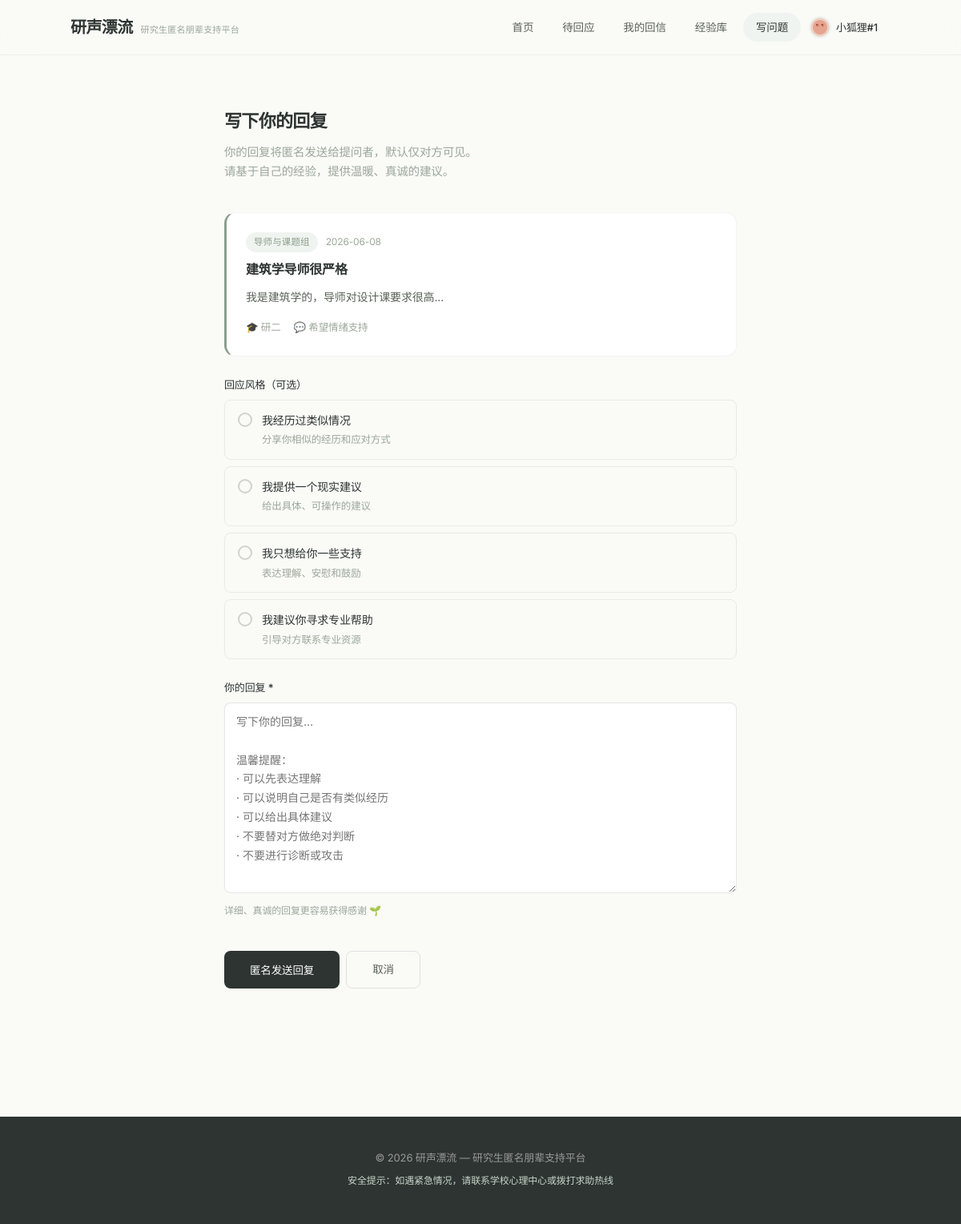
The app's page /question/2/reply (signed in) with its own data.
### app.py (models this page shows)
class User(db.Model):
    id = db.Column(db.Integer, primary_key=True)
    anonymous_id = db.Column(db.String(50), unique=True, nullable=False)
    avatar_animal = db.Column(db.String(50), default='fox')
    avatar_color = db.Column(db.String(20), default='#8B9E8B')
    grade = db.Column(db.String(20))
    major_category = db.Column(db.String(50))
    interests = db.Column(db.Text)
    persona_tags = db.Column(db.Text)
    bio = db.Column(db.Text)
    created_at = db.Column(db.DateTime, default=lambda: datetime.now(timezone.utc))
    last_active = db.Column(db.DateTime, default=lambda: datetime.now(timezone.utc))
    questions = db.relationship('Question', backref='user', lazy=True)
    replies = db.relationship('Reply', backref='user', lazy=True)

class Question(db.Model):
    id = db.Column(db.Integer, primary_key=True)
    user_id = db.Column(db.Integer, db.ForeignKey('user.id'), nullable=False)
    title = db.Column(db.String(200), nullable=False)
    content = db.Column(db.Text, nullable=False)
    category = db.Column(db.String(50), nullable=False)
    subcategory = db.Column(db.String(50))
    grade = db.Column(db.String(20))
    response_type = db.Column(db.String(50))
    allow_public = db.Column(db.Boolean, default=False)
    is_risk = db.Column(db.Boolean, default=False)
    is_public = db.Column(db.Boolean, default=False)
    status = db.Column(db.String(20), default='open')
    created_at = db.Column(db.DateTime, default=lambda: datetime.now(timezone.utc))
    replies = db.relationship('Reply', backref='question', lazy=True, cascade='all, delete-orphan')
    target_persona = db.Column(db.Text)

### app.py (the view, shortened to what this page needs)
@app.route('/question/<int:question_id>/reply', methods=['GET', 'POST'])
def reply_to_question(question_id):
    user = require_user()
    if not user:
        return redirect(url_for('register'))
    question = Question.query.get_or_404(question_id)
    return render_template('create_reply.html', question=question, user=user)

### app.py (called while the page is built)
def get_display_name(user):
    if not user:
        return '匿名用户'
    name_map = {a[0]: a[1] for a in ANIMAL_AVATARS}
    animal_name = name_map.get(user.avatar_animal, '匿名')
    return f'{animal_name}#{user.id}'

def get_current_user():
    if 'user_id' not in session:
        return None
    user = db.session.get(User, session['user_id'])
    if user:
        user.last_active = datetime.now(timezone.utc)
        db.session.commit()
    return user

def require_user():
    return get_current_user()

@app.context_processor
def inject_user():
    user = get_current_user()
    return dict(current_user=user, get_display_name=get_display_name,
                get_animal_svg=get_animal_svg, ANIMAL_AVATARS=ANIMAL_AVATARS, COLOR_MAP=COLOR_MAP)

### templates/create_reply.html (shortened to what this page needs)
{% extends "base.html" %}
{% block content %}
<section style="padding: var(--space-2xl) 0;">
    <div style="max-width:640px; margin:0 auto;">
        <div class="page-header">
            <div class="section-title">写下你的回复</div>
            <p class="section-desc">
                你的回复将匿名发送给提问者，默认仅对方可见。<br>
                请基于自己的经验，提供温暖、真诚的建议。
            </p>
        </div>
        <div class="card" style="margin-bottom:var(--space-lg); border-left:3px solid var(--sage);">
            <div style="display:flex; align-items:center; gap:10px; margin-bottom:var(--space-sm);">
                <span class="tag tag-sage">{{ question.category }}</span>
                <span style="font-size:12px; color:var(--ink-muted);">{{ question.created_at.strftime('%Y-%m-%d') }}</span>
            </div>
            <div style="font-size:16px; font-weight:600; margin-bottom:var(--space-sm); color:var(--ink);">{{ question.title }}</div>
            <div style="font-size:14px; color:var(--ink-light); line-height:1.7; white-space:pre-wrap;">{{ question.content }}</div>
            <div style="display:flex; gap:var(--space-md); margin-top:var(--space-md); font-size:12.5px; color:var(--ink-muted);">
                {% if question.grade %}<span>🎓 {{ question.grade }}</span>{% endif %}
                {% if question.response_type %}<span>💬 希望{{ question.response_type }}</span>{% endif %}
            </div>
        </div>
        <form method="POST" action="{{ url_for('reply_to_question', question_id=question.id) }}">
            <div class="form-group">
                <label class="form-label">回应风格（可选）</label>
                <div class="option-grid">
                    <label class="option-item" onclick="selectOption(this)">
                        <div class="option-dot"></div>
                        <div>
                            <div class="option-label">我经历过类似情况</div>
                            <div class="option-desc">分享你相似的经历和应对方式</div>
                        </div>
                    </label>
                    <label class="option-item" onclick="selectOption(this)">
                        <div class="option-dot"></div>
                        <div>
                            <div class="option-label">我提供一个现实建议</div>
                            <div class="option-desc">给出具体、可操作的建议</div>
                        </div>
                    </label>
                    <label class="option-item" onclick="selectOption(this)">
                        <div class="option-dot"></div>
                        <div>
                            <div class="option-label">我只想给你一些支持</div>
                            <div class="option-desc">表达理解、安慰和鼓励</div>
                        </div>
                    </label>
                    <label class="option-item" onclick="selectOption(this)">
                        <div class="option-dot"></div>
                        <div>
                            <div class="option-label">我建议你寻求专业帮助</div>
                            <div class="option-desc">引导对方联系专业资源</div>
                        </div>
                    </label>
                </div>
            </div>
            <div class="form-group">
                <label class="form-label" for="content">你的回复 *</label>
                <textarea class="form-textarea" id="content" name="content" rows="9" required
                          placeholder="写下你的回复…&#10;&#10;温馨提醒：&#10;· 可以先表达理解&#10;· 可以说明自己是否有类似经历&#10;· 可以给出具体建议&#10;· 不要替对方做绝对判断&#10;· 不要进行诊断或攻击"></textarea>
                <p class="form-hint">详细、真诚的回复更容易获得感谢 🌱</p>
            </div>
            <div style="display:flex; gap:var(--space-sm); margin-top:var(--space-xl); flex-wrap:wrap;">
                <button type="submit" class="btn-primary" style="padding:11px 32px;">匿名发送回复</button>
                <a href="{{ url_for('pending_questions') }}" class="btn-secondary" style="padding:11px 32px; text-decoration:none;">取消</a>
            </div>
        </form>
    </div>
</section>
{% endblock %}

### templates/base.html (shortened to what this page needs)
<!DOCTYPE html>
<html lang="zh-CN">
<head>
    <link rel="stylesheet" href="{{ url_for('static', filename='css/style.css') }}">
</head>
<body>
<header class="header" id="header">
    <div class="container">
        <a href="{{ url_for('index') }}" style="text-decoration:none;">
            <div class="logo">
                <h1>研声漂流</h1>
                <p class="subtitle">研究生匿名朋辈支持平台</p>
            </div>
        </a>
        <nav class="nav" id="main-nav">
            <a href="{{ url_for('index') }}" class="nav-link" data-path="/">首页</a>
            <a href="{{ url_for('pending_questions') }}" class="nav-link" data-path="/questions/pending">待回应</a>
            <a href="{{ url_for('my_messages') }}" class="nav-link" data-path="/my/messages">我的回信</a>
            <a href="{{ url_for('experience_library') }}" class="nav-link" data-path="/experience">经验库</a>
            <div class="nav-right">
                {% if current_user %}
                <a href="{{ url_for('create_question') }}" class="nav-link nav-write-link" data-path="/questions/create">写问题</a>
                <div class="nav-user">
                    <a href="{{ url_for('profile') }}" class="nav-user-link">
                        <span class="nav-avatar">
                            {{ get_animal_svg(current_user.avatar_animal, 26) | safe if get_animal_svg else '' }}
                        </span>
                        <span class="nav-username">{{ get_display_name(current_user) }}</span>
                    </a>
                </div>
                {% else %}
                <a href="{{ url_for('create_question') }}" class="nav-link nav-write-link" data-path="/questions/create">写问题</a>
                <a href="{{ url_for('login') }}" class="nav-link" data-path="/login">登录</a>
                <a href="{{ url_for('register') }}" class="nav-link nav-register-link" data-path="/register">注册</a>
                {% endif %}
            </div>
        </nav>
    </div>
</header>
<main class="main">
    <div class="container">
        {% block content %}{% endblock %}
    </div>
</main>
<footer class="footer">
    <div class="container">
        <p>© 2026 研声漂流 — 研究生匿名朋辈支持平台</p>
        <p class="safety-notice">安全提示：如遇紧急情况，请联系学校心理中心或拨打求助热线</p>
    </div>
</footer>
</body>
</html>

### records on screen
User: avatar_animal+id "小狐狸#1"
Question: category "导师与课题组", created_at "2026-06-08", title "建筑学导师很严格", content "我是建筑学的，导师对设计课要求很高...", grade "研二", response_type "情绪支持"
